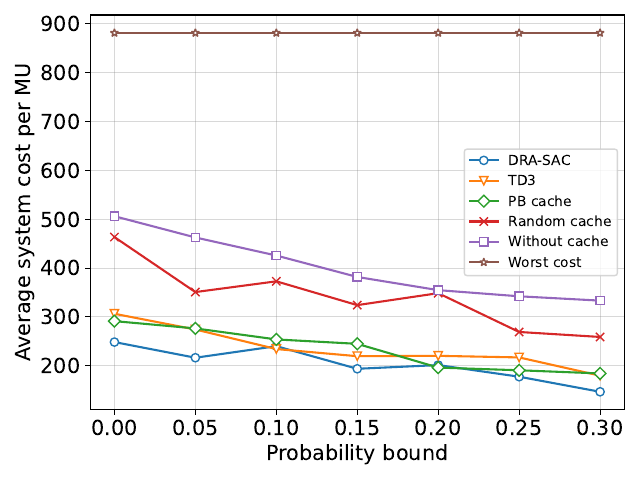

This figure's Python source:
import numpy as np
import matplotlib.pyplot as plt
# from TD3_delay_penalty import prob_gap

worst_cost_prob = []
worst_cost = np.mean(np.load("../../SAC/dmax/10_40_0.2_0.05/worst.npy"))

for i in range(7):
    worst_cost_prob.append(worst_cost)

worst_cost_prob = np.array(worst_cost_prob)

SAC_prob = []
SAC = []
SAC.append(np.load("../../SAC/prob/10_40_0.2_0.0/cost_reward.npy"))
SAC.append(np.load("../../SAC/prob/10_40_0.2_0.05/cost_reward.npy"))
SAC.append(np.load("../../SAC/prob/10_40_0.2_0.1/cost_reward.npy"))
SAC.append(np.load("../../SAC/prob/10_40_0.2_0.15/cost_reward.npy"))
SAC.append(np.load("../../SAC/prob/10_40_0.2_0.2/cost_reward.npy"))
SAC.append(np.load("../../SAC/prob/10_40_0.2_0.25/cost_reward.npy"))
SAC.append(np.load("../../SAC/prob/10_40_0.2_0.3/cost_reward.npy"))

for i in range(7):
    SAC_prob.append(np.mean(SAC[i][-50:]))

SAC_prob = np.array(SAC_prob)
SAC_prob = worst_cost_prob - SAC_prob

TD3_prob = []
TD3 = []
TD3.append(np.load("../../TD3/prob/10_40_0.2_0.0/cost_reward.npy"))
TD3.append(np.load("../../TD3/prob/10_40_0.2_0.05/cost_reward.npy"))
TD3.append(np.load("../../TD3/prob/10_40_0.2_0.1/cost_reward.npy"))
TD3.append(np.load("../../TD3/prob/10_40_0.2_0.15/cost_reward.npy"))
TD3.append(np.load("../../TD3/prob/10_40_0.2_0.2/cost_reward.npy"))
TD3.append(np.load("../../TD3/prob/10_40_0.2_0.25/cost_reward.npy"))
TD3.append(np.load("../../TD3/prob/10_40_0.2_0.3/cost_reward.npy"))

for i in range(7):
    TD3_prob.append(np.mean(TD3[i][-50:]))

TD3_prob = np.array(TD3_prob)
# prob_gap = np.array(prob_gap)
# TD3_prob = TD3_prob + prob_gap
TD3_prob = worst_cost_prob - TD3_prob

ratio1 = (TD3_prob[1] - SAC_prob[1]) / TD3_prob[1]
print(ratio1)

PB_cache_prob = []
PB_cache = []
PB_cache.append(np.load("../../SAC_PB_cache/prob/10_40_0.2_0.0/cost_reward.npy"))
PB_cache.append(np.load("../../SAC_PB_cache/prob/10_40_0.2_0.05/cost_reward.npy"))
PB_cache.append(np.load("../../SAC_PB_cache/prob/10_40_0.2_0.1/cost_reward.npy"))
PB_cache.append(np.load("../../SAC_PB_cache/prob/10_40_0.2_0.15/cost_reward.npy"))
PB_cache.append(np.load("../../SAC_PB_cache/prob/10_40_0.2_0.2/cost_reward.npy"))
PB_cache.append(np.load("../../SAC_PB_cache/prob/10_40_0.2_0.25/cost_reward.npy"))
PB_cache.append(np.load("../../SAC_PB_cache/prob/10_40_0.2_0.3/cost_reward.npy"))

for i in range(7):
    PB_cache_prob.append(np.mean(PB_cache[i][-50:]))

PB_cache_prob = np.array(PB_cache_prob)
PB_cache_prob = worst_cost_prob - PB_cache_prob

ratio2 = (PB_cache_prob[1] - SAC_prob[1]) / PB_cache_prob[1]
print(ratio2)

random_cache_prob = []
random_cache = []
random_cache.append(np.load("../../SAC_random_cache/prob/10_40_0.2_0.0/cost_reward.npy"))
random_cache.append(np.load("../../SAC_random_cache/prob/10_40_0.2_0.05/cost_reward.npy"))
random_cache.append(np.load("../../SAC_random_cache/prob/10_40_0.2_0.1/cost_reward.npy"))
random_cache.append(np.load("../../SAC_random_cache/prob/10_40_0.2_0.15/cost_reward.npy"))
random_cache.append(np.load("../../SAC_random_cache/prob/10_40_0.2_0.2/cost_reward.npy"))
random_cache.append(np.load("../../SAC_random_cache/prob/10_40_0.2_0.25/cost_reward.npy"))
random_cache.append(np.load("../../SAC_random_cache/prob/10_40_0.2_0.3/cost_reward.npy"))

for i in range(7):
    random_cache_prob.append(np.mean(random_cache[i][-50:]))

random_cache_prob = np.array(random_cache_prob)
random_cache_prob = worst_cost_prob - random_cache_prob

without_cache_prob = []
without_cache = []
without_cache.append(np.load("../../SAC_without_cache/prob/10_40_0.2_0.0/cost_reward.npy"))
without_cache.append(np.load("../../SAC_without_cache/prob/10_40_0.2_0.05/cost_reward.npy"))
without_cache.append(np.load("../../SAC_without_cache/prob/10_40_0.2_0.1/cost_reward.npy"))
without_cache.append(np.load("../../SAC_without_cache/prob/10_40_0.2_0.15/cost_reward.npy"))
without_cache.append(np.load("../../SAC_without_cache/prob/10_40_0.2_0.2/cost_reward.npy"))
without_cache.append(np.load("../../SAC_without_cache/prob/10_40_0.2_0.25/cost_reward.npy"))
without_cache.append(np.load("../../SAC_without_cache/prob/10_40_0.2_0.3/cost_reward.npy"))

for i in range(7):
    without_cache_prob.append(np.mean(without_cache[i][-50:]))

without_cache_prob = np.array(without_cache_prob)
without_cache_prob = worst_cost_prob - without_cache_prob

x = np.array([0, 0.05, 0.1, 0.15, 0.2, 0.25, 0.3])
l1, = plt.plot(x, SAC_prob, marker='o', markerfacecolor='white')
l2, = plt.plot(x, TD3_prob, marker='v', markerfacecolor='white')
l3, = plt.plot(x, PB_cache_prob, marker='D', markerfacecolor='white')
l4, = plt.plot(x, random_cache_prob, marker='x', markerfacecolor='white')
l5, = plt.plot(x, without_cache_prob, marker='s', markerfacecolor='white')
l6, = plt.plot(x, worst_cost_prob, marker='*', markerfacecolor='white')

plt.xlabel("Probability bound", fontsize=15)
plt.ylabel("Average system cost per MU", fontsize=15)
plt.xticks(fontsize=15)
plt.yticks(fontsize=15)
plt.legend([l1, l2, l3, l4, l5, l6], ['DRA-SAC', 'TD3', 'PB cache', 'Random cache', 'Without cache', 'Worst cost'], loc='best')
plt.grid(color='gray', alpha=0.3)
plt.tight_layout()
plt.savefig("prob.pdf", format="pdf")
plt.show()
